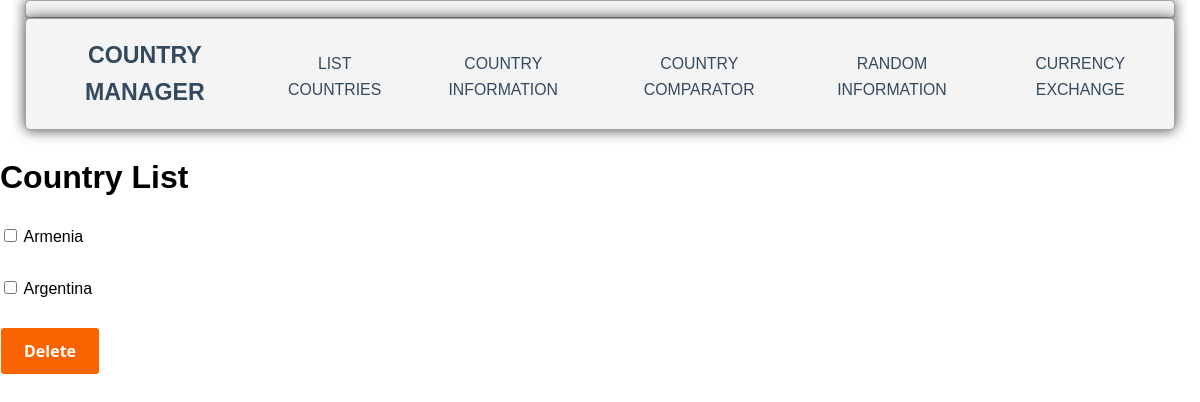
Page /listCountries on the earlier database version.
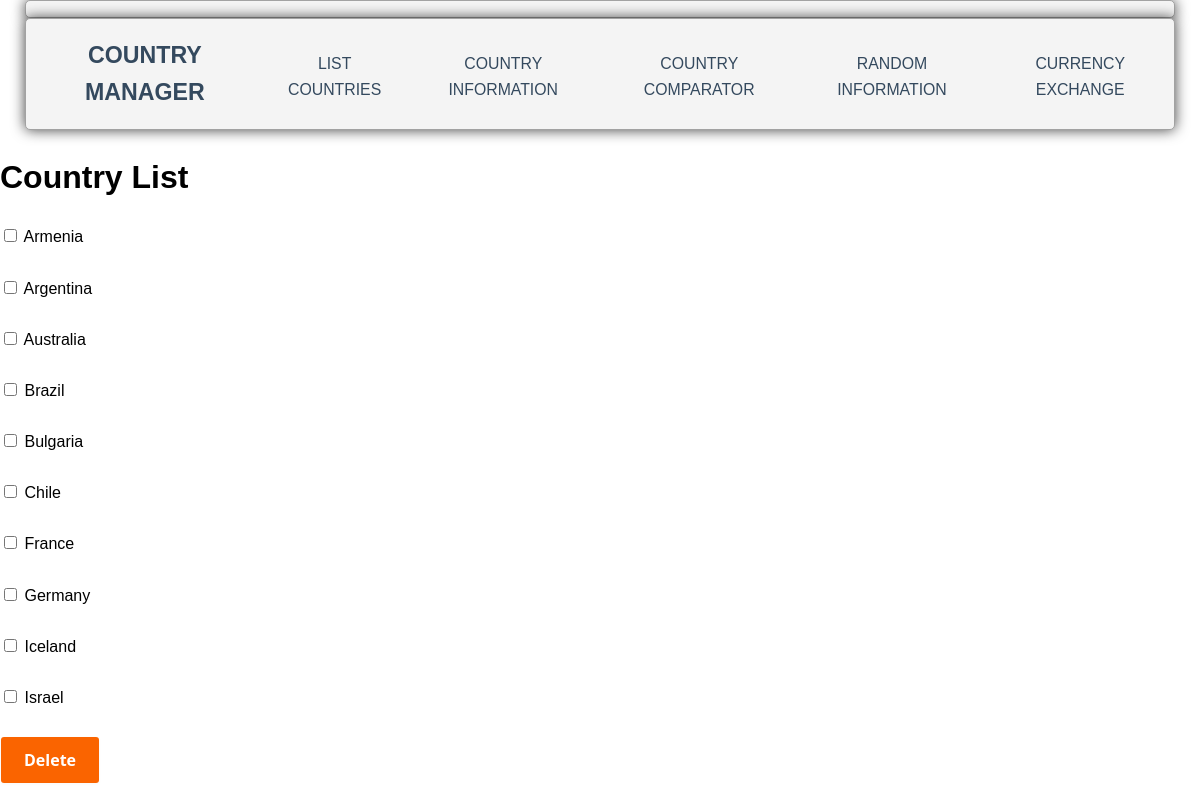
Same page on the later database version.
### tables this page shows
CREATE TABLE generalInfo (
    countryIndex INTEGER PRIMARY KEY AUTOINCREMENT,
    countryName VARCHAR(80),
    region VARCHAR(30),
    countryPopulation INTEGER,
    capital VARCHAR(40),
    currency VARCHAR(10),
    exchangeRate FLOAT
);

### app.py (the view)
@app.route('/listCountries')
def listCountries():
    conn = get_db_connection()
    countries = conn.execute('SELECT * FROM generalInfo').fetchall()
    conn.close()
    return render_template("listCountries.html", countries=countries)

### app.py (called while the page is built)
def get_db_connection():
    conn = sqlite3.connect('database.db')
    conn.row_factory = sqlite3.Row
    return conn

### templates/listCountries.html
{% extends 'base.html' %}
{% block content %}
<body>
    <h1>{% block title %} Country List {% endblock %}</h1>
    <div class='countries'>
        <form action="{{url_for('delete')}}" method="post">
            {% for country in countries %}
                <input type="checkbox" id="country" name="countryDeletion" value= {{ country['countryName'] }}>
                <label for="country">{{ country['countryName'] }}</label><br></br>
            {% endfor %}
            <button type="Submit" class="button-5"> Delete </button>
        </form>
    </div>
</body>
{% endblock %}

### templates/base.html (shortened to what this page needs)
<!DOCTYPE html>
<html lang="en">
<head class="header">
    <link rel="stylesheet" href="{{ url_for('static',filename='styles/base.css') }}" />
</head>
<body>
    <header class="header">
	    <h1 class="logo"><a href="/">Country Manager</a></h1>
        <ul class="main-nav">
            <li><a href="{{ url_for('listCountries') }}">List Countries </a></li>
            <li><a href="{{ url_for('countryInformation') }}">Country Information</a></li>
            <li><a href="{{ url_for('countryComparator') }}">Country Comparator</a></li>
            <li><a href="{{ url_for('randomInfo') }}">Random Information</a></li>
            <li><a href="{{ url_for('currencyExchange') }}">Currency Exchange</a></li>
        </ul>
	</header>
    {% block content %}{% endblock %}
</body>
</html>

### static/style/base.css (style rules this page uses)
* { box-sizing: border-box; }
body, html { font-family: 'Montserrat', sans-serif; line-height: 1.6; margin: 0; min-height: 100vh; height: 100%; }
ul { margin: 0; padding: 0; list-style: none; }
h2, h3, a { color: #34495e; }
a { text-decoration: none; }
.logo { margin: 0; font-size: 1.45em; }
.main-nav { margin-top: 5px; }
.logo a, .main-nav a { padding: 10px 15px; text-transform: uppercase; text-align: center; display: block; }
.main-nav a { color: #34495e; font-size: .99em; }
.header { padding-top: .5em; padding-bottom: .5em; border: 1px solid #a2a2a2; background-color: #f4f4f4; -webkit-box-shadow: 0px 0px 14px 0px rgba(0,0,0,0.75); -moz-box-shadow: 0px 0px 14px 0px rgba(0,0,0,0.75); box-shadow: 0px 0px 14px 0px rgba(0,0,0,0.75); -webkit-border-radius: 5px; -moz-border-radius: 5px; border-radius: 5px; }
@media (min-width: 769px) { .header, .main-nav { display: flex; } }
@media (min-width: 769px) { .header { flex-direction: column; align-items: center; width: 100%; margin: 0 auto; max-width: 1150px; } }
@media (min-width: 1025px) { .header { flex-direction: row; justify-content: space-between; } }
.button-5 { align-items: center; background-clip: padding-box; background-color: #fa6400; border: 1px solid transparent; border-radius: .25rem; box-shadow: rgba(0, 0, 0, 0.02) 0 1px 3px 0; box-sizing: border-box; color: #fff; cursor: pointer; display: inline-flex; font-family: system-ui,-apple-system,system-ui,"Helvetica Neue",Helvetica,Arial,sans-serif; font-size: 16px; font-weight: 600; justify-content: center; line-height: 1.25; margin: 0; min-height: 3rem; padding: calc(.875rem - 1px) calc(1.5rem - 1px); position: relative; text-decoration: none; transition: all 250ms; user-select: none; -webkit-user-select: none; touch-action: manipulation; vertical-align: baseline; width: auto; }

Differences in the rows shown:
added generalInfo: countryName "Australia"
added generalInfo: countryName "Brazil"
added generalInfo: countryName "Bulgaria"
added generalInfo: countryName "Chile"
added generalInfo: countryName "France"
added generalInfo: countryName "Germany"
added generalInfo: countryName "Iceland"
added generalInfo: countryName "Israel"
